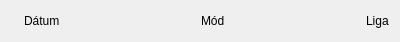
<?xml version="1.0" encoding="UTF-8"?>
<ui version="4.0">
 <class>Form</class>
 <widget class="QWidget" name="Form">
  <property name="geometry">
   <rect>
    <x>0</x>
    <y>0</y>
    <width>400</width>
    <height>38</height>
   </rect>
  </property>
  <property name="windowTitle">
   <string>Form</string>
  </property>
  <layout class="QHBoxLayout" name="horizontalLayout">
   <item>
    <widget class="QLabel" name="calendarIconLbl">
     <property name="maximumSize">
      <size>
       <width>16</width>
       <height>16</height>
      </size>
     </property>
     <property name="toolTip">
      <string>A kiválasztott dátum</string>
     </property>
     <property name="text">
      <string/>
     </property>
     <property name="pixmap">
      <pixmap>../assets/calendar.png</pixmap>
     </property>
     <property name="scaledContents">
      <bool>true</bool>
     </property>
    </widget>
   </item>
   <item>
    <widget class="QLabel" name="currentDateLbl">
     <property name="toolTip">
      <string>A kiválasztott dátum</string>
     </property>
     <property name="text">
      <string>Dátum</string>
     </property>
    </widget>
   </item>
   <item>
    <spacer name="horizontalSpacer_2">
     <property name="orientation">
      <enum>Qt::Orientation::Horizontal</enum>
     </property>
     <property name="sizeHint" stdset="0">
      <size>
       <width>40</width>
       <height>20</height>
      </size>
     </property>
    </spacer>
   </item>
   <item>
    <widget class="QLabel" name="label">
     <property name="maximumSize">
      <size>
       <width>16</width>
       <height>16</height>
      </size>
     </property>
     <property name="toolTip">
      <string>A kiválasztott elemzési mód</string>
     </property>
     <property name="text">
      <string/>
     </property>
     <property name="pixmap">
      <pixmap>../assets/football.ico</pixmap>
     </property>
     <property name="scaledContents">
      <bool>true</bool>
     </property>
    </widget>
   </item>
   <item>
    <widget class="QLabel" name="modeLbl">
     <property name="toolTip">
      <string>A kiválasztott elemzési mód</string>
     </property>
     <property name="text">
      <string>Mód</string>
     </property>
    </widget>
   </item>
   <item>
    <spacer name="horizontalSpacer">
     <property name="orientation">
      <enum>Qt::Orientation::Horizontal</enum>
     </property>
     <property name="sizeHint" stdset="0">
      <size>
       <width>40</width>
       <height>20</height>
      </size>
     </property>
    </spacer>
   </item>
   <item>
    <widget class="QLabel" name="tableIconLbl">
     <property name="maximumSize">
      <size>
       <width>16</width>
       <height>16</height>
      </size>
     </property>
     <property name="toolTip">
      <string>A kiválasztott liga és szezon</string>
     </property>
     <property name="text">
      <string/>
     </property>
     <property name="pixmap">
      <pixmap>../assets/table.png</pixmap>
     </property>
     <property name="scaledContents">
      <bool>true</bool>
     </property>
    </widget>
   </item>
   <item>
    <widget class="QLabel" name="currentTableLbl">
     <property name="toolTip">
      <string>A kiválasztott liga és szezon</string>
     </property>
     <property name="text">
      <string>Liga</string>
     </property>
    </widget>
   </item>
  </layout>
 </widget>
 <resources/>
 <connections/>
</ui>
